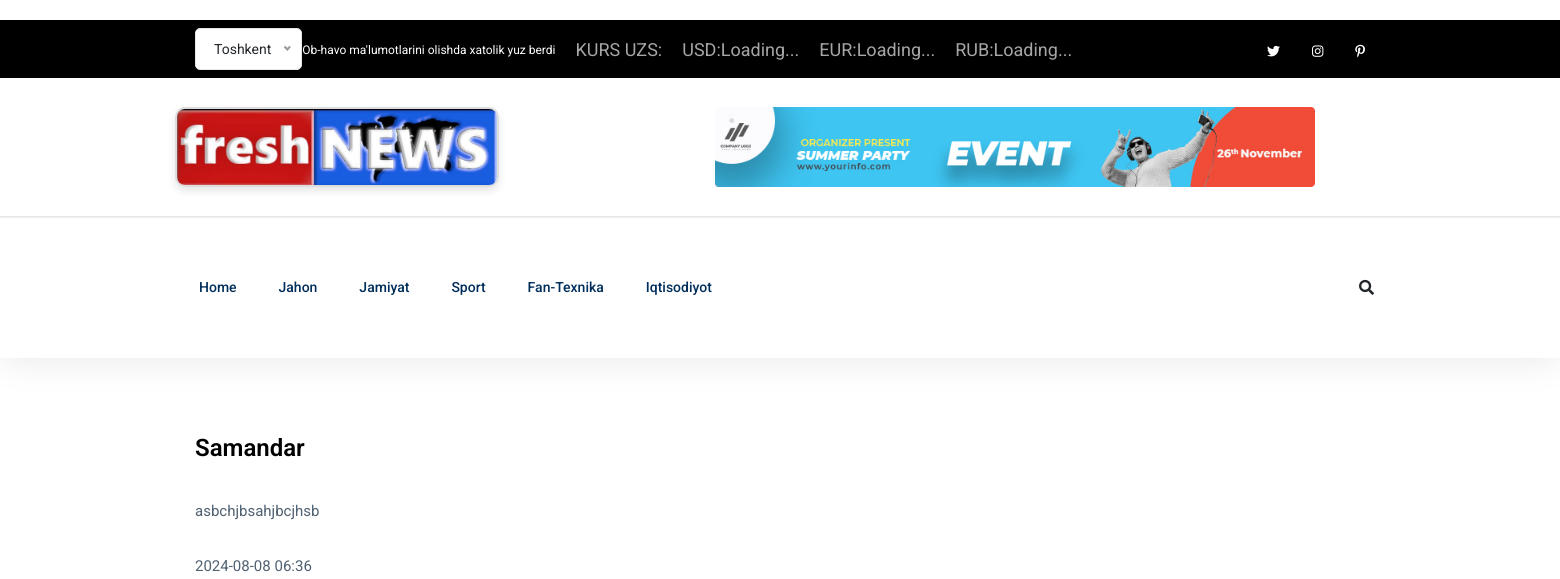
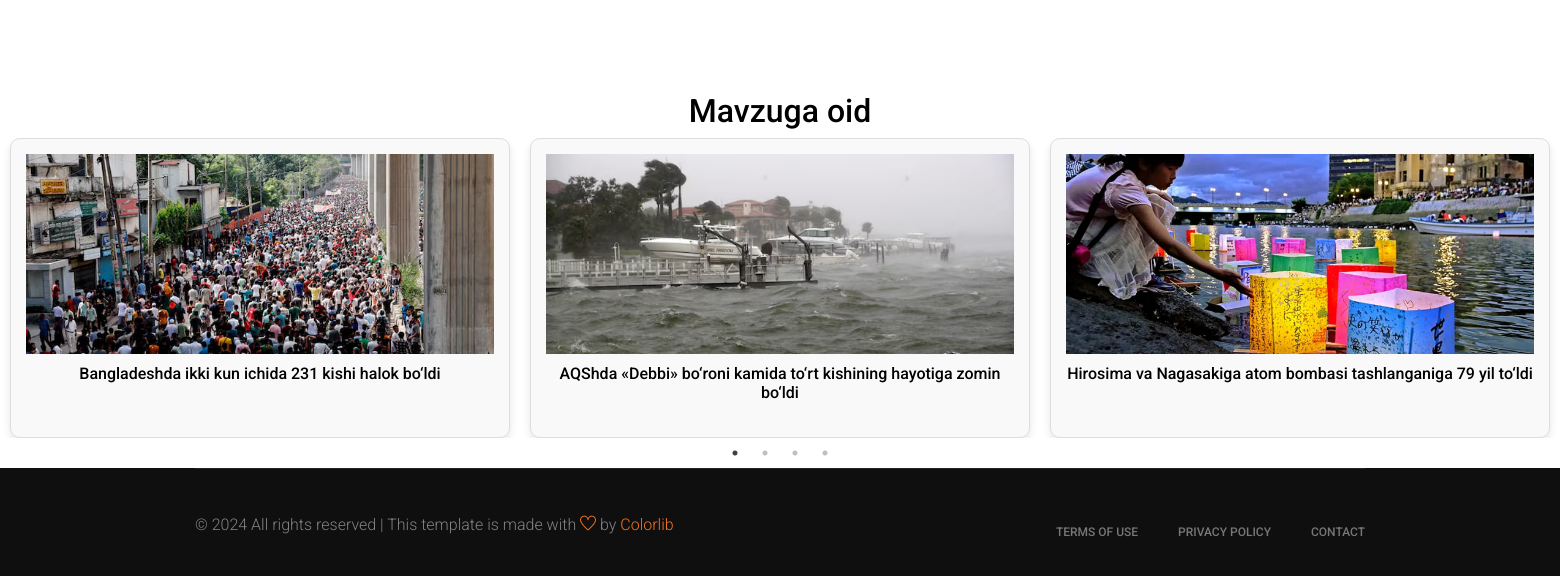
Page /detail/12 on the earlier database version (2 pictures, top to bottom).
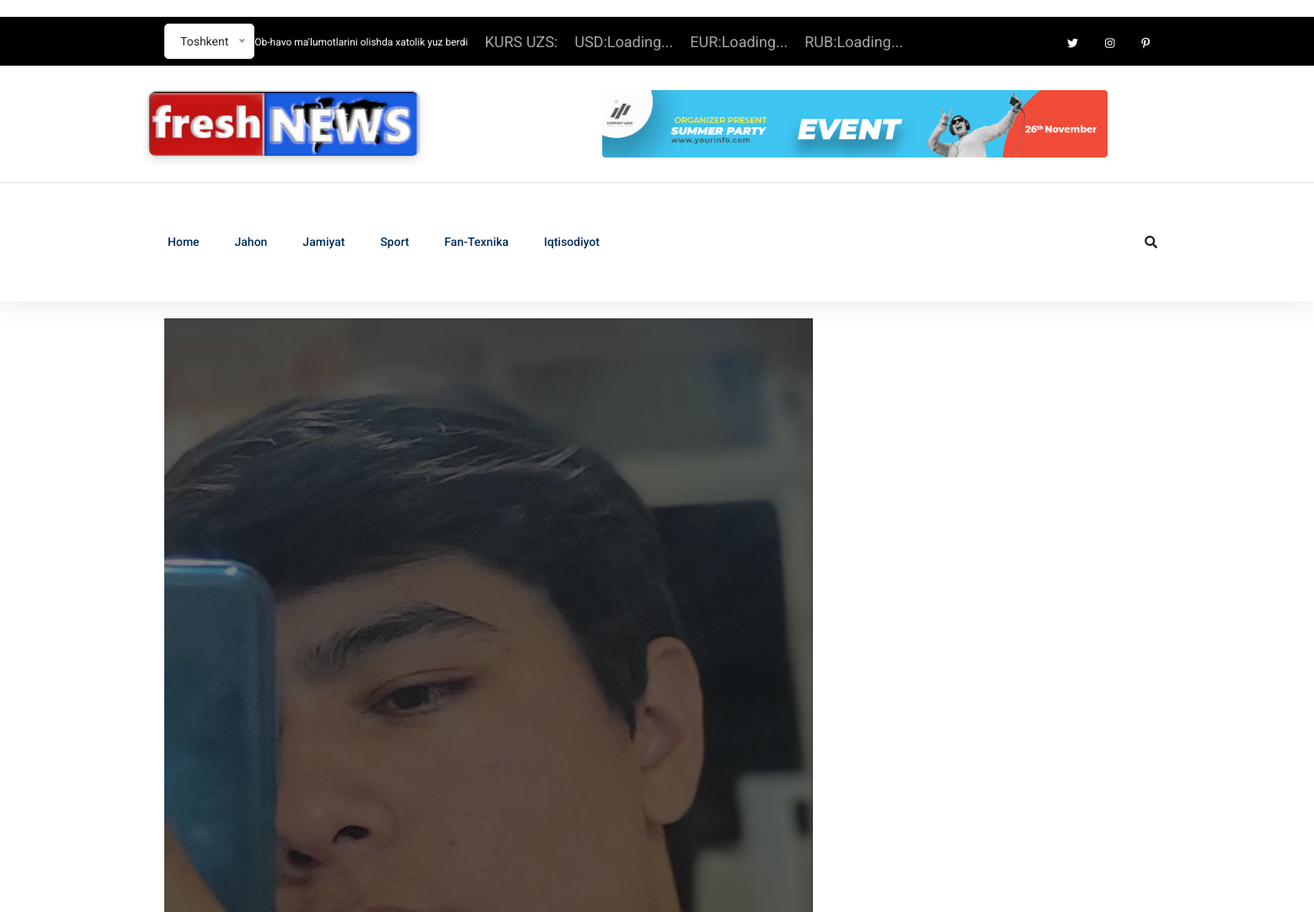
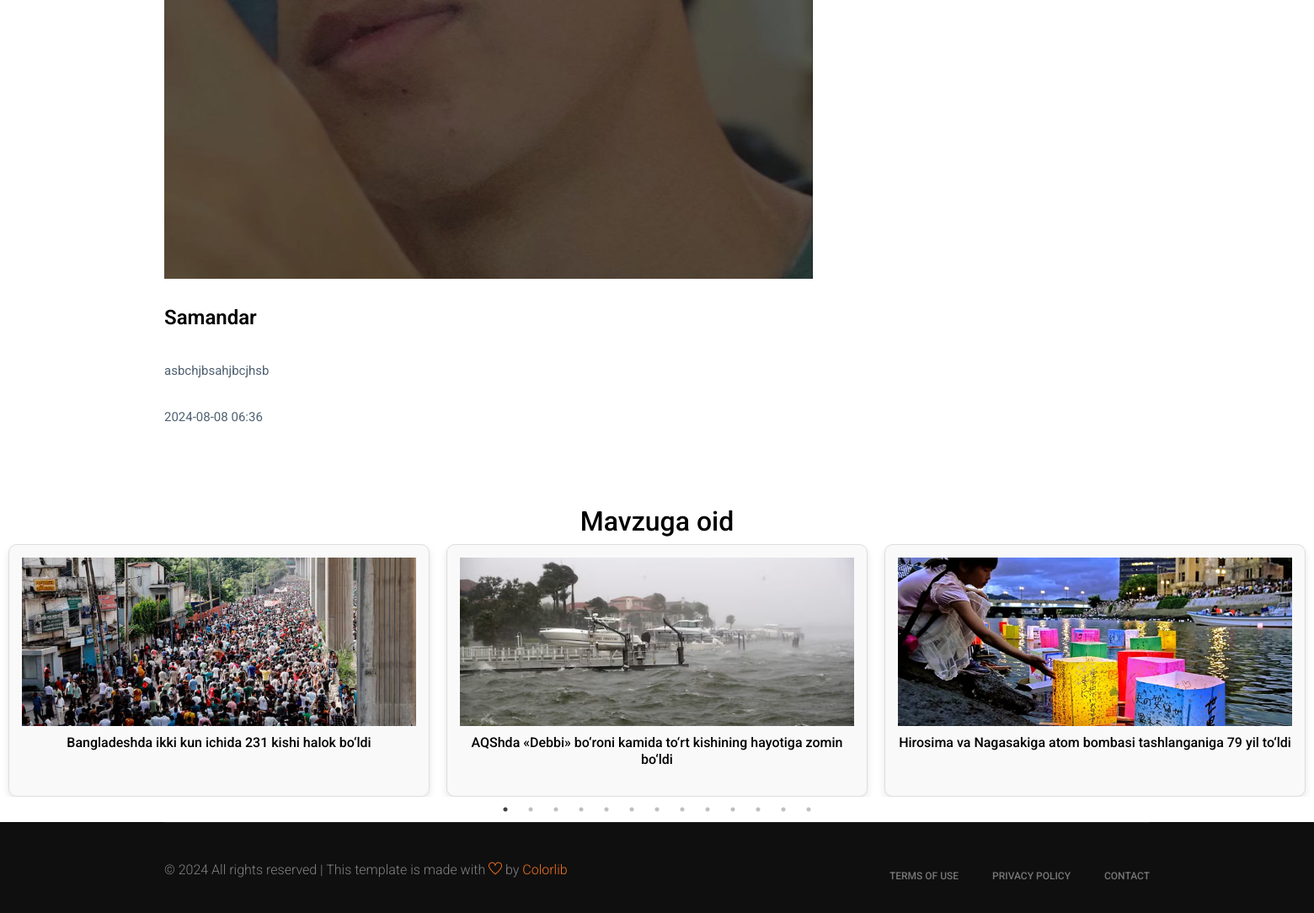
Same page on the later database version (2 pictures, top to bottom).
### app/models.py (models this page shows, shortened)
class Post(models.Model):
    title = models.CharField(max_length=200)
    content = models.TextField()
    created_at = models.DateTimeField(auto_now_add=True)
    category = models.ForeignKey(Category, on_delete=models.CASCADE)
    image = models.ImageField(upload_to='images/', blank=True, null=True)

### app/views.py (the view)
# urls.py: path('detail/<int:pk>',DetailView.as_view() , name='detail'),
class DetailView(View):
    def get(self, request, pk):
        post = get_object_or_404(Post, pk=pk)
        related_posts = Post.objects.filter(category=post.category_id).exclude(pk=pk)
        return render(request, 'details.html', {'post': post, 'related_posts': related_posts})

### templates/details.html (shortened to what this page needs)
{% extends "base.html" %}
{% block content %}
<link rel="stylesheet" type="text/css" href="https://cdn.jsdelivr.net/npm/slick-carousel@1.8.1/slick/slick.css"/>
<link rel="stylesheet" type="text/css" href="https://cdn.jsdelivr.net/npm/slick-carousel@1.8.1/slick/slick-theme.css"/>
 <main>
      <div class="about-area">
    <div class="container">
        <div class="row">
            <div class="col-lg-8">
                <div class="about-right mb-90">
                    <div class="about-img">
                        <img src="{{ post.image.url }}" alt="">
                    </div>
                    <div class="section-tittle mb-30 pt-30">
                        <h3>{{ post.title }}</h3>
                    </div>
                    <div class="about-prea">
                        <p class="about-pera1 mb-25">{{ post.content }}</p>
                         {% load tz %}
                                    <p class="{% if post.created_at > now|date:'Y-m-d H:i:s' %}small-time{% else %}normal-time{% endif %}">
                                        {% if post.created_at > now|date:'Y-m-d  H:i:s' %}
                                            {{ post.created_at|time:"H:i" }}
                                        {% else %}
                                            {{ post.created_at|date:"Y-m-d H:i" }}
                                        {% endif %}
                                    </p>
                    </div>
                </div>
            </div>
        </div>
    </div>
</div>
     <h2 style="text-align:center">Mavzuga oid</h2>
     <div class="related-posts-slider">
    {% for i in related_posts %}
        <div class="related-post">
            <img src="{{ i.image.url }}" alt="{{ i.title }}">
            <h4><a href="{% url 'detail' pk=i.pk %}">{{ i.title }}</a></h4>
        </div>
    {% endfor %}
</div>
 </main>
{% endblock %}

Differences in the rows shown:
changed Post "Samandar": image: picture added
